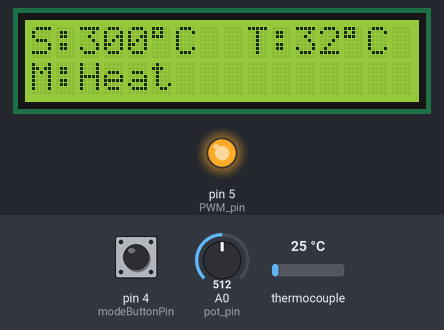
The sketch below on a simulated Arduino Uno, built with avr-gcc and run on an emulated ATmega328P. On the bench: 16×2 character LCD, output pins drawn as LEDs (lit = HIGH). The inputs (shaded band) are chosen by the test bench; at power-on: pin 4 (modeButtonPin) HIGH, thermocouple 25 °C, A0 (pot_pin) = 512.

Above: at 3.3 s.
3.4 s: pin 4 (modeButtonPin) pulled LOW for 0.15 s
At 4.2 s:
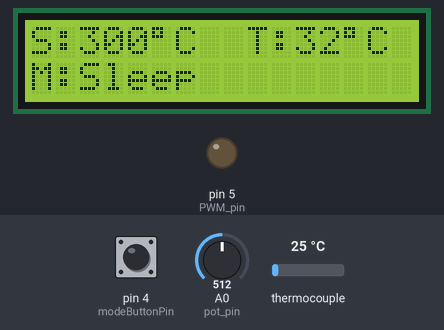
9.4 s: thermocouple set to 6 °C
At 12.7 s:
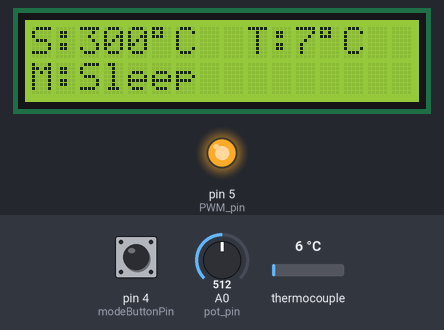
12.9 s: A0 (pot_pin) set to 306
At 13.5 s:
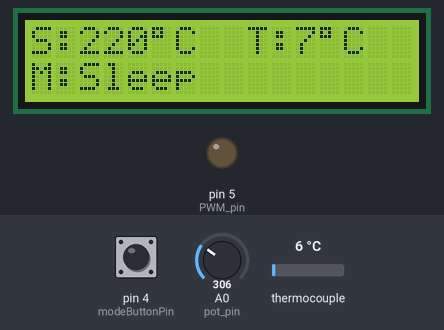
14.4 s: pin 4 (modeButtonPin) pulled LOW for 1 s
At 15.8 s:
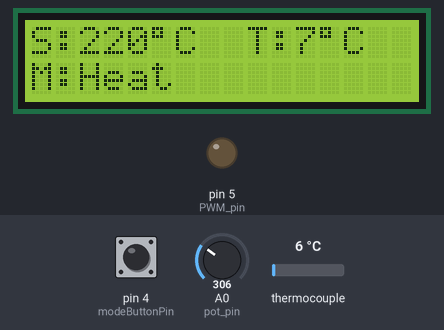
16.9 s: thermocouple set to 11 °C
At 18.8 s:
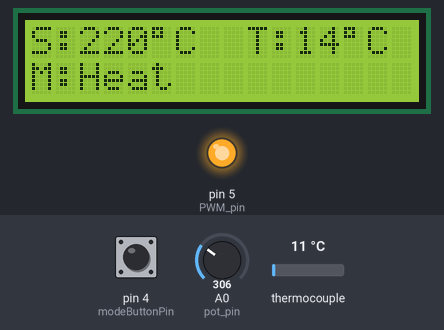
19.7 s: A0 (pot_pin) set to 290
At 21.8 s:
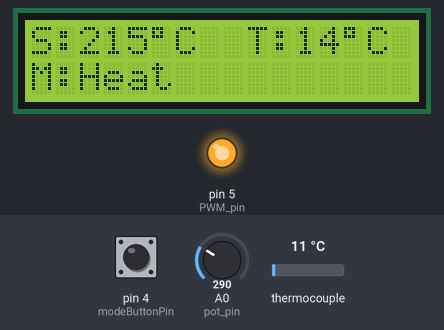
Timing chart, 0 to 22.2 s (numbered marks = the images above; inputs shaded):
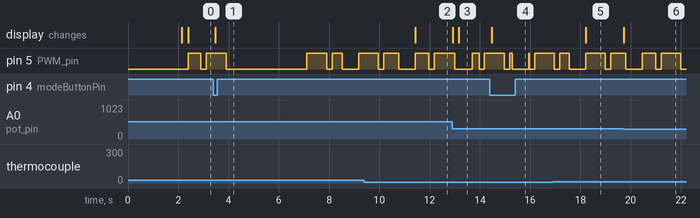

The sketch:

code.ino
```cpp
#include <Wire.h>
#include <LiquidCrystal_I2C.h>
#include "max6675.h"

// Hardware Configuration
const int soPin = 12;
const int csPin = 10;
const int sckPin = 13;
const int PWM_pin = 5;
const int modeButtonPin = 4;
const int pot_pin = A0;

// Objects
LiquidCrystal_I2C lcd(0x27, 16, 2);
MAX6675 thermo(sckPin, csPin, soPin);

// Custom Characters
byte l_polskie[8] = { B01100, B00100, B00110, B00100, B01100, B00100, B01110, B00000 };
byte a_polskie[8] = { B00000, B01110, B00001, B01111, B10001, B01111, B00001, B00010 };

// Control Variables
float temperature_read = 0.0;
int set_temperature = 100;
int heat_temperature = 100;
float PID_error = 0, previous_error = 0, PID_i = 0;
int PID_value = 0;

// PID Tuning Parameters
const int kp = 20;
const float ki = 0.3;
const int kd = 10;

// Limits
const int tempMin = 100;
const int tempMax = 300;

// State & Timing
unsigned long lastLoop = 0;
unsigned long lastDebounceTime = 0;
const unsigned long debounceDelay = 50;
bool isSleep = false;
bool sensorError = false;
bool lastButtonReading = HIGH;
bool stableButtonState = HIGH;

// Potentiometer Filter
int lastPotValue = 0;
float smoothedPot = 0;

void setup() {
    lcd.init();
    lcd.backlight();
    lcd.createChar(0, l_polskie);
    lcd.createChar(1, a_polskie);

    showWelcomeScreen();

    pinMode(PWM_pin, OUTPUT);
    digitalWrite(PWM_pin, LOW);
    pinMode(modeButtonPin, INPUT_PULLUP);

    smoothedPot = analogRead(pot_pin);
    delay(2000);
    lcd.clear();
    refresh_screen();
}

void loop() {
    unsigned long currentTime = millis();

    // 1. Potentiometer logic (EMA Filter)
    int rawPot = analogRead(pot_pin);
    smoothedPot = (smoothedPot * 0.9) + (rawPot * 0.1);

    if (abs((int)smoothedPot - lastPotValue) > 8) {
        int mapped = map((int)smoothedPot, 0, 490, tempMin, tempMax);
        int new_set = (constrain(mapped, tempMin, tempMax) / 5) * 5;

        if (new_set != set_temperature) {
            set_temperature = new_set;
            if (!isSleep) heat_temperature = set_temperature;
            lastPotValue = (int)smoothedPot;
            refresh_screen();
        }
    }

    handleButton(currentTime);

    // 2. Main Control Loop (Sensor & PID)
    if (currentTime - lastLoop >= 2000) {
        digitalWrite(PWM_pin, LOW);
        delay(250);

        float raw_t = thermo.readCelsius();

        if (raw_t <= 1 || raw_t > 500 || isnan(raw_t)) {
            sensorError = true;
            PID_value = 0;
        } else {
            sensorError = false;
            processTemperature(raw_t);
            calculatePID();
        }

        updateDynamicDisplay();
        lastLoop = millis();
    }

    // 3. Power Output (PWM)
    applyPower(currentTime);
}

void processTemperature(float raw_t) {
    float compensation = (set_temperature < 150) ? 1.15 : 1.3;
    float candidate = raw_t * compensation;

    if (abs(candidate - temperature_read) < 80 || temperature_read == 0) {
        temperature_read = candidate;
    }
}

void calculatePID() {
    PID_error = heat_temperature - temperature_read;

    if (abs(PID_error) < 15) PID_i += (ki * PID_error);
    else PID_i = 0;

    float p_term = kp * PID_error;
    float d_term = kd * (PID_error - previous_error);

    int max_p = (PID_error < 10) ? 75 : (PID_error < 20) ? 120 : 200;
    PID_value = constrain((int)(p_term + PID_i + d_term), 0, max_p);
    previous_error = PID_error;
}

void applyPower(unsigned long now) {
    static unsigned long heatTimer = 0;
    if (now - heatTimer >= 1000) heatTimer = now;

    unsigned long onTime = map(PID_value, 0, 255, 0, 1000);
    bool isMeasuring = (now - lastLoop > 1600);

    if (!sensorError && !isMeasuring && (now - heatTimer < onTime) && PID_value > 0) {
        digitalWrite(PWM_pin, HIGH);
    } else {
        digitalWrite(PWM_pin, LOW);
    }
}

void handleButton(unsigned long now) {
    bool reading = digitalRead(modeButtonPin);
    if (reading != lastButtonReading) lastDebounceTime = now;

    if (now - lastDebounceTime > debounceDelay) {
        if (stableButtonState == HIGH && reading == LOW) {
            isSleep = !isSleep;
            heat_temperature = isSleep ? 100 : set_temperature;
            PID_i = 0;
            refresh_screen();
        }
        stableButtonState = reading;
    }
    lastButtonReading = reading;
}

void showWelcomeScreen() {
    lcd.setCursor(5, 0); lcd.print("Stacja");
    lcd.setCursor(3, 1); lcd.print("lutownicza");
}

void updateDynamicDisplay() {
    lcd.setCursor(9, 0);
    lcd.print("T:");
    if (sensorError) lcd.print("error");
    else {
        lcd.print((int)temperature_read);
        lcd.print((char)223); lcd.print("C  ");
    }
}

void refresh_screen() {
    lcd.setCursor(0, 0);
    lcd.print("S:"); lcd.print(set_temperature);
    lcd.print((char)223); lcd.print("C  ");

    lcd.setCursor(0, 1);
    lcd.print("M:");
    lcd.print(isSleep ? "Sleep   " : "Heat    ");
}
```

Measured:
- after the input at 3.4 s, the display: changes after 0.07 s (image 1)
- after the input at 9.4 s, the display: changes after 2.0 s (image 2)
- after the input at 12.9 s, the display: first changes at once (image 3 shows a later state)
- after the input at 14.4 s, the display: changes after 0.07 s (image 4)
- after the input at 16.9 s, the display: changes after 1.3 s (image 5)
- after the input at 19.7 s, the display: changes at once (image 6)
